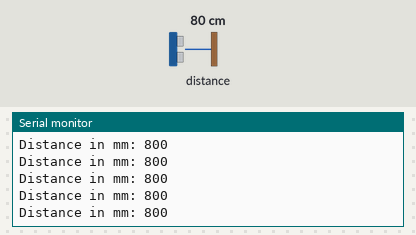
Recording of a program running on a simulated Arduino Uno, built with avr-gcc and run on an emulated ATmega328P. Parts: the last lines printed to the serial monitor. The test bench sets the inputs (shaded band); at power-on: distance to the obstacle 80 cm.

Above: at 1.2 s.
1.3 s: distance to the obstacle set to 2 cm
At 2.2 s:
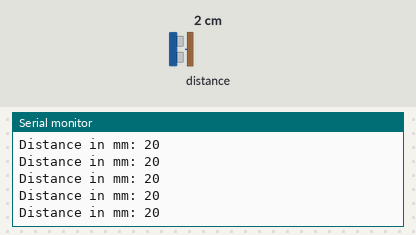
2.8 s: distance to the obstacle set to 4 cm
At 3.8 s:
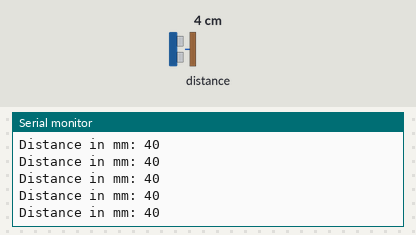
4.3 s: distance to the obstacle set to 250 cm
At 4.9 s:
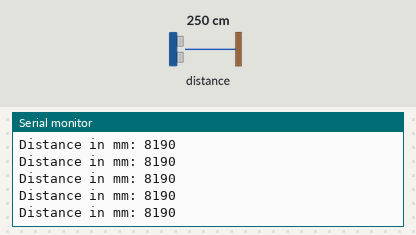
Timing chart, 0 to 7.3 s (numbered marks = the images above; inputs shaded):
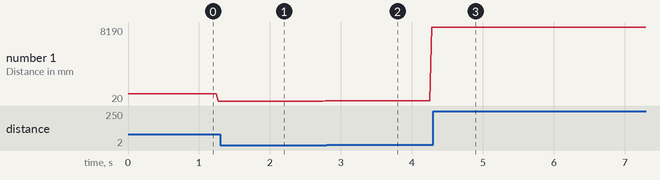

Measured:
- after the input at 1.3 s, the serial monitor: prints a new line at once (image 1)
- after the input at 2.8 s, the serial monitor: prints a new line at once (image 2)
- after the input at 4.3 s, the serial monitor: prints a new line at once (image 3)
- plotted number 1: 20 → 40 after the input at 1.3 s, 40 → 8190 after the input at 2.8 s

The program:

main.cpp
```cpp
#include <Arduino.h>

#include "Adafruit_VL53L0X.h"

Adafruit_VL53L0X lox = Adafruit_VL53L0X();

void setup() {
  Serial.begin(115200);

  // wait until serial port opens for native USB devices
  while (! Serial) {
    delay(1);
  }

  Serial.println("Adafruit VL53L0X test.");
  if (!lox.begin()) {
    Serial.println(F("Failed to boot VL53L0X"));
    while(1);
  }
  // power
  Serial.println(F("VL53L0X API Continuous Ranging example\n\n"));

  // start continuous ranging
  lox.startRangeContinuous();
}

void loop() {
  if (lox.isRangeComplete()) {
    Serial.print("Distance in mm: ");
    Serial.println(lox.readRange());
  }
}
```
